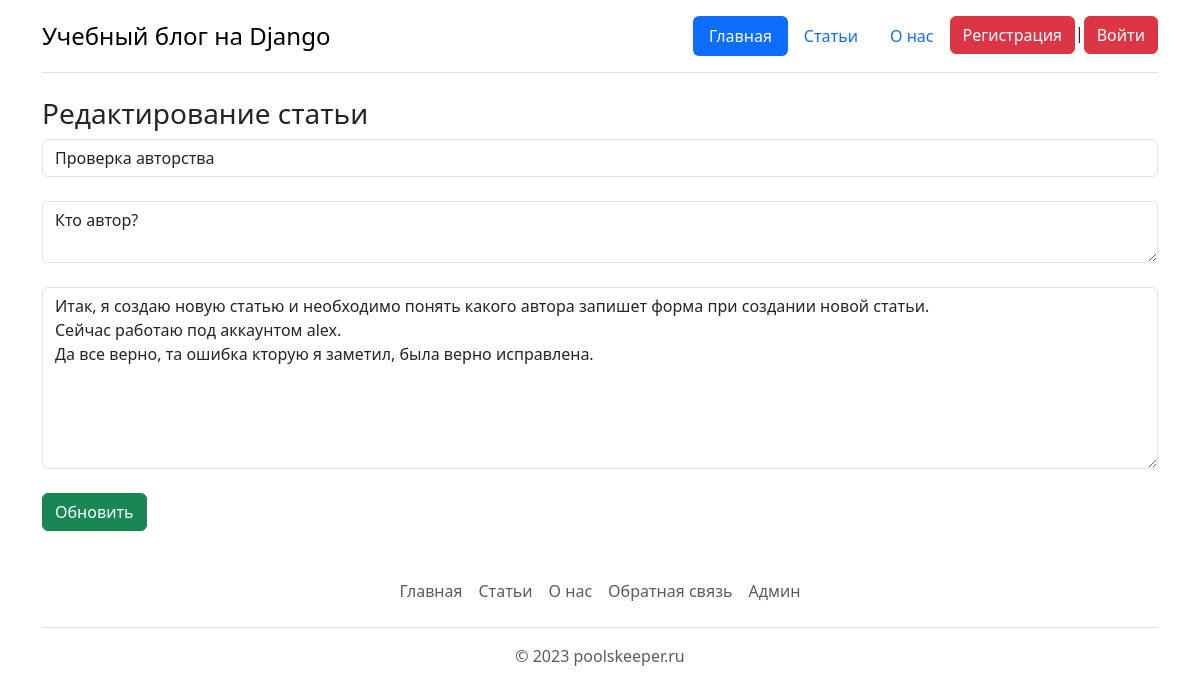
The page /update/51 on the database its author committed.
### main/models.py (models this page shows, shortened)
class Article(models.Model):
    id = models.AutoField('id', primary_key=True)
    title = models.CharField('Заголовок', max_length=100, null=False)
    intro = models.CharField('Анонс', max_length=300, null=False)
    text = models.TextField('Статья', null=False)
    slag = models.CharField('slug', max_length=100, null=False)
    date = models.DateTimeField('Время', default=timezone.now())
    author = models.ForeignKey(User, verbose_name='Автор статьи', on_delete=models.CASCADE)
    class Meta:
        verbose_name = 'Статья'
        verbose_name_plural = 'Статьи'

### main/views.py (the view, shortened to what this page needs)
# urls.py: path('update/<int:id>', views.update, name='update'),
def update(request, id):
    error = ''
    article = Article.objects.get(pk=id)
    form = ArticleForm(instance=article)
    context = {
        'form': form,
        'article': article,
        'error': error,
        'id': id,
    }
    return render(request, 'main/update.html', context)

### main/forms.py
class ArticleForm(ModelForm):
    class Meta:
        model = Article
        fields = ['title', 'intro', 'text']
        widgets = {
            'title': TextInput(attrs={
                'class': 'form-control',
                'placeholder': 'Введите название статьи',
                'spellcheck': 'True'
            }),
            'intro': Textarea(attrs={
                'class': 'form-control',
                'rows': '2',
                'placeholder': 'Введите анонс статьи',
                'spellcheck': 'True'
            }),
            'text': Textarea(attrs={
                'class': 'form-control',
                'rows': '7',
                'placeholder': 'Введите текст статьи',
                'spellcheck': 'True'
            }),
        }

### main/templates/main/update.html (shortened to what this page needs)
{% extends 'main/base.html' %}
{% block body %}
    <h3>Редактирование статьи </h3>
    <form action="" method="post">
        {{ form.title }}<br>
        {{ form.intro }}<br>
        {{ form.text }}<br>
        <input type="submit" class="btn btn-success" value="Обновить">
    </form>
{% endblock %}

### rows shown on the page
Article: title "Проверка авторства", intro "Кто автор?", text "Итак, я создаю новую статью и необходимо понять какого автора запишет форма при создании новой статьи. Сейчас работаю под аккаунтом alex. Да все верно, та ошибка кторую я заметил, была верно исправлена."
